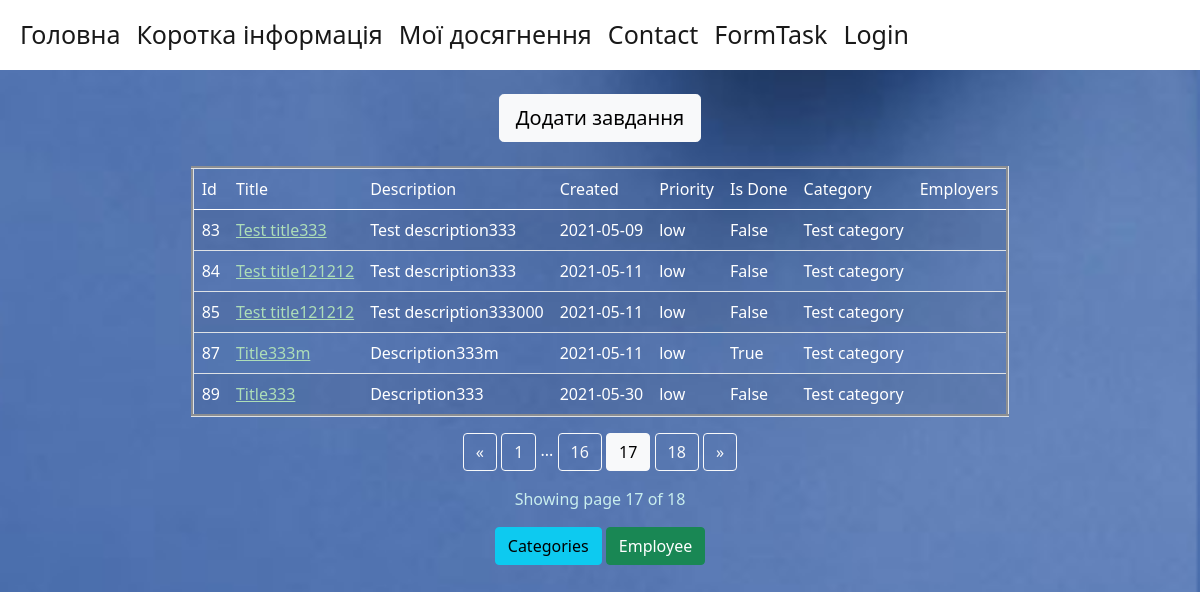
The page /tasks_bp/task?page=17 on the database as committed earlier.
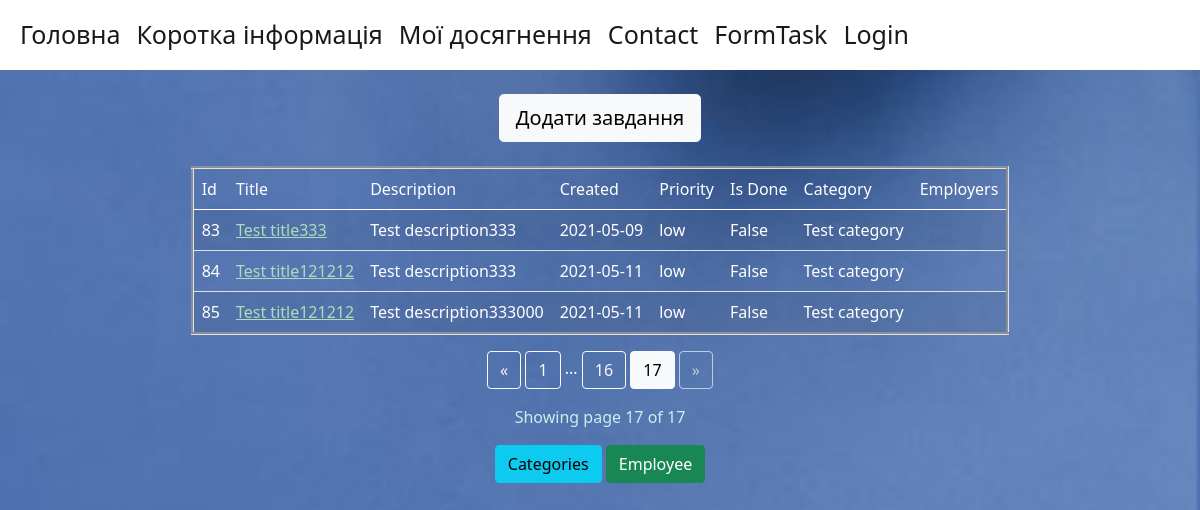
The same page on the database as committed later.
### app/task/models.py (models this page shows, shortened)
class Task(db.Model):
    id = db.Column(db.Integer, primary_key=True)
    title = db.Column(db.String(80), nullable=False)
    description = db.Column(db.String(120), nullable=False)
    created = db.Column(db.Date,default=datetime.utcnow())
    priority = db.Column(db.Enum(MyEnum), default='low')
    is_done = db.Column(db.Boolean, default=False)
    category_id = db.Column(db.Integer, db.ForeignKey('category.id'))

class Category(db.Model):
    id = db.Column(db.Integer, primary_key=True)
    name = db.Column(db.String(80), nullable=False)
    category = db.relationship('Task', backref='category_backref', lazy=True)

### app/task/view.py (the view)
@task_bp.route('/task', methods=["GET", "POST"])
def task():
    page = request.args.get('page', 1, type=int)
    tasks = Task.query.order_by(case(value=Task.priority, whens={'low':2, 'medium':1, 'high':0}), Task.created).paginate(page=page, per_page=5)
    return render_template('tasks.html', title='Список завдань', tasks=tasks)

### app/task/templates/task/tasks.html (shortened to what this page needs)
{% extends "base.html" %}
{%block content%}
{%from "_render_field.html" import render_field%}
 <div class="form-wrapper" align="center">
     <br>
     <form action="{{ url_for('task_bp_in.task_create') }}">
        <input  class="btn btn-light btn-lg" type="submit" value="Додати завдання" />
     </form>
     <br>
     <table class="table table-striped w-auto" border="3" align="center">
  <thead>
    <tr>
        <td class="table_form" scope="col">Id</td>
      <td class="table_form" scope="col">Title</td>
        <td class="table_form" scope="col">Description</td>
        <td class="table_form" scope="col">Created</td>
      <td class="table_form" scope="col">Priority</td>
        <td class="table_form" scope="col">Is Done</td>
        <td class="table_form" scope="col">Category</td>
        <td class="table_form" scope="col">Employers</td>
    </tr>
  </thead>
  <tbody>
  {% for task in tasks.items %}
  <tr>
       <td class="table_form">{{task.id}}</td>
       <td class="table_form"><a class="href_in_background" href={{url_for('task_bp_in.task')}}/{{task.id}}>{{task.title}}</a></td>
       <td class="table_form">{{task.description}}</td>
       <td class="table_form">{{task.created}}</td>
       <td class="table_form">{{task.priority.name}}</td>
       <td class="table_form">{{task.is_done}}</td>
       <td class="table_form">{{task.category_backref.name}}</td>
       <td class="table_form">
       </td>
  </tr>
  {%endfor%}
  </tbody>
</table>
    <div class="text-right ">
        <a href="{{ url_for('task_bp_in.task', page=tasks.prev_num) }}"
           class="btn btn-outline-light
           {% if tasks.page == 1 %}disabled{% endif %}">
            &laquo;
        </a>
        {% for page_num in tasks.iter_pages(left_edge=1, right_edge=1, left_current=1, right_current=2) %}
    {% if page_num %}
                {% if tasks.page == page_num %}
                <a href="{{ url_for('task_bp_in.task', page=page_num) }}"
                   class="btn btn-light">
                    {{ page_num }}
                </a>
                {% else %}
                <a href="{{ url_for('task_bp_in.task', page=page_num) }}"
                   class="btn btn-outline-light">
                    {{ page_num }}
                </a>
                {% endif %}
            {% else %}
                <span style="color:white;">...</span>
            {% endif %}
        {% endfor %}
        <a href="{{ url_for('task_bp_in.task', page=tasks.next_num) }}"
           class="btn btn-outline-light
           {% if tasks.page == tasks.pages %}disabled{% endif %}">
            &raquo;
        </a>
    </div>
    <p class="text-right mt-3" style="color:#c9eeee;">
       Showing page {{ tasks.page }} of {{ tasks.pages }}
    </p>
     <a class="btn btn btn-info" href={{url_for('task_bp_in.category')}} role="button">Categories</a>
     <a class="btn btn btn btn-success" href={{url_for('task_bp_in.employee')}} role="button">Employee</a>
 </div>
{% endblock %}

### app/templates/base.html (shortened to what this page needs)
<!DOCTYPE html>
<html lang="en">
<head>
    <link href="https://cdn.jsdelivr.net/npm/bootstrap@5.0.0-beta2/dist/css/bootstrap.min.css"
          rel="stylesheet"
>
    <link rel="stylesheet" type="text/css" href="{{ url_for('static', filename='css/custom.css') }}">
<link href="https://cdn.jsdelivr.net/npm/summernote@0.8.18/dist/summernote-lite.min.css" rel="stylesheet">
</head>
<body>
<nav class="navbar navbar-expand-lg navbar-light" style="background-color: white;">
  <div class="container-fluid">
    <div class="collapse navbar-collapse" id="navbarNavAltMarkup">
      <div class="navbar-nav">
          <a class="nav-link active"  href="/" style="font-size:25px;">Головна</a>
          <a class="nav-link active"  href="/info" style="font-size:25px;">Коротка інформація</a>
          <a class="nav-link active"  href="/achievement" style="font-size:25px;">Мої досягнення</a>
          <a class="nav-link active"  href="/contact" style="font-size:25px;">Contact</a>
          <a class="nav-link active"  href={{url_for('task_bp_in.task')}} style="font-size:25px;">FormTask</a>
          {%if current_user.is_authenticated%}
          <a class="nav-link active"  href={{url_for('user_bp_in.account')}} style="font-size:25px;">Профіль</a>
          <a class="nav-link active"  href={{url_for('user_bp_in.logout')}} style="font-size:25px;">Вихід</a>
          {%else%}
          <a class="nav-link active"  href={{url_for('user_bp_in.login')}} style="font-size:25px;">Login</a>
          {%endif%}
      </div>
    </div>
  </div>
</nav>
{%block content%}
{% endblock %}
</body>
</html>

### app/static/css/custom.css (style rules this page uses)
body { background-image: url('../images/fon.png'); background-size: 100%; }
.table_form { color:white; }
.href_in_background { color: #adddb8; }

Rows that differ between the two databases and show on the page:
removed Task: id "87", title "Title333m", description "Description333m", created "2021-05-11", priority.name "low", is_done "True", category_backref.name "Test category"
removed Task: id "89", title "Title333", description "Description333", created "2021-05-30", priority.name "low", is_done "False", category_backref.name "Test category"
Other text that changed with them:
{{ tasks.pages }}: "18" → "17"
list line gone: "18"
